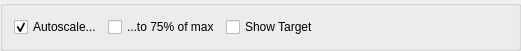
  <widget class="QGroupBox" name="groupBox_2">
   <property name="geometry">
    <rect>
     <x>250</x>
     <y>690</y>
     <width>521</width>
     <height>40</height>
    </rect>
   </property>
   <layout class="QHBoxLayout" name="horizontalLayout">
    <item>
     <widget class="QCheckBox" name="checkBoxAutoscale">
      <property name="text">
       <string>Autoscale...</string>
      </property>
      <property name="checked">
       <bool>true</bool>
      </property>
      <property name="tristate">
       <bool>false</bool>
      </property>
     </widget>
    </item>
    <item>
     <widget class="QCheckBox" name="checkBox_autoscale90">
      <property name="layoutDirection">
       <enum>Qt::LeftToRight</enum>
      </property>
      <property name="autoFillBackground">
       <bool>false</bool>
      </property>
      <property name="text">
       <string>...to 75% of max</string>
      </property>
     </widget>
    </item>
    <item>
     <widget class="QCheckBox" name="checkBox_showTarget">
      <property name="text">
       <string>Show Target</string>
      </property>
     </widget>
    </item>
    <item>
     <spacer name="horizontalSpacer_3">
      <property name="orientation">
       <enum>Qt::Horizontal</enum>
      </property>
      <property name="sizeHint" stdset="0">
       <size>
        <width>40</width>
        <height>20</height>
       </size>
      </property>
     </spacer>
    </item>
   </layout>
  </widget>
